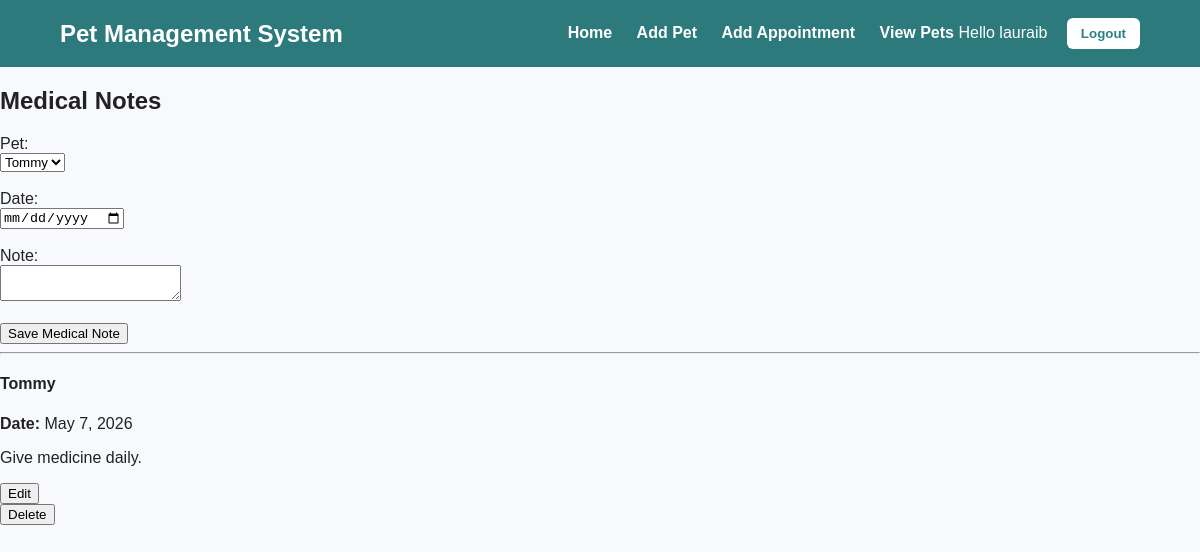
Screenshot of /medical-notes/?pet_id=4 (signed in) with the database file from the repository.
### pets/models.py (models this page shows, shortened)
class MedicalNote(models.Model):
    pet = models.ForeignKey(Pet, related_name="notes", on_delete=models.CASCADE)
    date = models.DateField(auto_now_add=True)
    note = models.TextField()

class Pet(models.Model):
    owner = models.ForeignKey(Owner, on_delete=models.CASCADE, related_name="pets")
    name = models.CharField(max_length=100)
    pet_type = models.CharField(max_length=50)
    age = models.IntegerField()
    medications = models.TextField(blank=True, null=True)

### pets/views.py (the view, shortened to what this page needs)
# urls.py: path("medical-notes/", views.medical_notes, name="medical_notes"),
@login_required
def medical_notes(request):
    selected_pet_id = request.GET.get("pet_id")
    pets = Pet.objects.all()
    notes = MedicalNote.objects.all()
    return render(request, "pets/medical_notes.html", {
        "notes": notes,
        "pets": pets,
        "selected_pet_id": selected_pet_id
    })

### pets/templates/pets/medical_notes.html (shortened to what this page needs)
{% extends 'pets/base.html' %}
{% block content %}
<h2>Medical Notes</h2>
<form method="POST">
    <label>Pet:</label><br>
    <select name="pet">
    {% if pets %}
        {% for pet in pets %}
            <option value="{{ pet.id }}"
            {% if selected_pet_id == pet.id|stringformat:"s" %}selected{% endif %}>
                {{ pet.name }}
            </option>
        {% endfor %}
    {% else %}
        <option disabled selected>
            No pets available
        </option>
    {% endif %}
</select>
    <br><br>
    <label>Date:</label><br>
    <input type="date" name="date">
    <br><br>
    <label>Note:</label><br>
    <textarea name="note"></textarea>
    <br><br>
    <button type="submit">Save Medical Note</button>
</form>
<hr>
{% for note in notes %}
    <div style="margin-bottom: 20px;">
        <h4>{{ note.pet.name }}</h4>
        <p><strong>Date:</strong> {{ note.date }}</p>
        <p>{{ note.note }}</p>
        <a href="{% url 'edit_medical_note' id=note.id %}">
            <button type="button">Edit</button>
        </a>
        <form method="POST" action="{% url 'delete_medical_note' id=note.id %}">
            <button type="submit">Delete</button>
        </form>
    </div>
{% empty %}
    <p>No medical notes yet.</p>
{% endfor %}
{% endblock %}

### pets/templates/pets/base.html (shortened to what this page needs)
{% load static %}
<!DOCTYPE html>
<html>
<head>
    <link rel="stylesheet" href="{% static 'pets/css/style.css' %}">
</head>
<body>
    <nav class="navbar">
        <h1>Pet Management System</h1>
        <div>
            <a href="{% url 'home' %}">Home</a>
            <a href="{% url 'add_pet' %}">Add Pet</a>
            <a href="{% url 'add_appointment' %}">Add Appointment</a>
            <a href="{% url 'pet_list' %}">View Pets</a>
            {% if user.is_authenticated %}
                <span style="margin-right: 15px;">Hello {{ user.username }}</span>
                <form method="post" action="{% url 'logout' %}" style="display:inline;">
                    <button type="submit"
                    style="background:white;
                    color:#2f7f80;
                    border:none;
                    padding:8px 14px;
                    border-radius:6px;
                    font-weight:bold;
                    cursor:pointer;">
                        Logout
                    </button>
                </form>
            {% else %}
                <a href="{% url 'login' %}">Login</a>
            {% endif %}
        </div>
    </nav>
    <div class="container">
        {% block content %}
        {% endblock %}
    </div>
</body>
</html>

### pets/static/pets/css/style.css (style rules this page uses)
body { margin: 0; font-family: Arial, sans-serif; background-color: #f7f9fc; color: #222; }
.navbar { background-color: #2c7a7b; color: white; padding: 18px 40px; display: flex; justify-content: space-between; align-items: center; }
.navbar h1 { margin: 0; font-size: 24px; }
.navbar a { color: white; text-decoration: none; margin-left: 20px; font-weight: bold; }
.navbar { background-color: #2c7a7b; color: white; padding: 18px 60px; display: flex; justify-content: space-between; align-items: center; }

### rows the page displays
MedicalNote: pet.name "Tommy", date "May 7, 2026", note "Give medicine daily."

### other values shown
{{ user.username }} "lauraib"
form field pet "Tommy"
